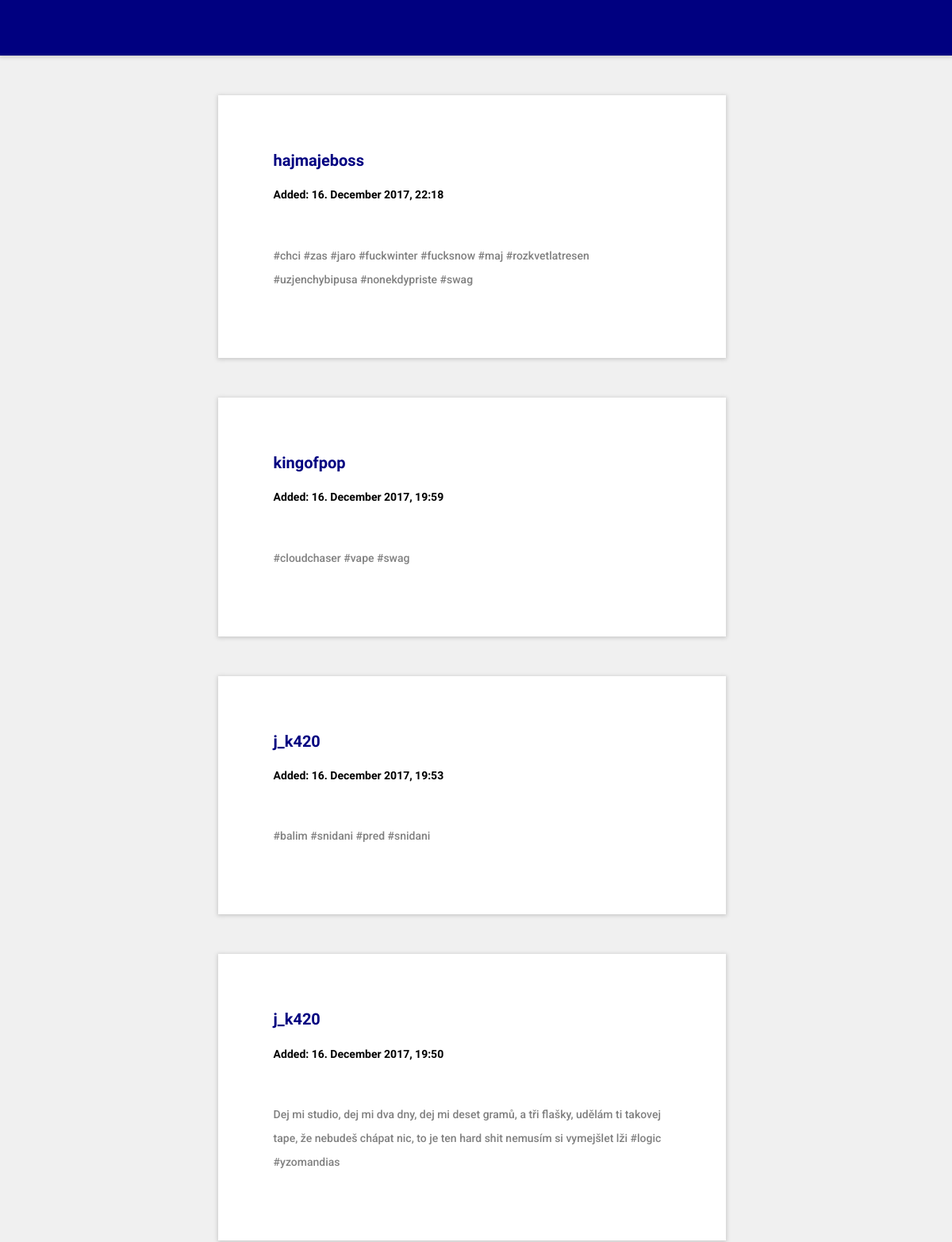
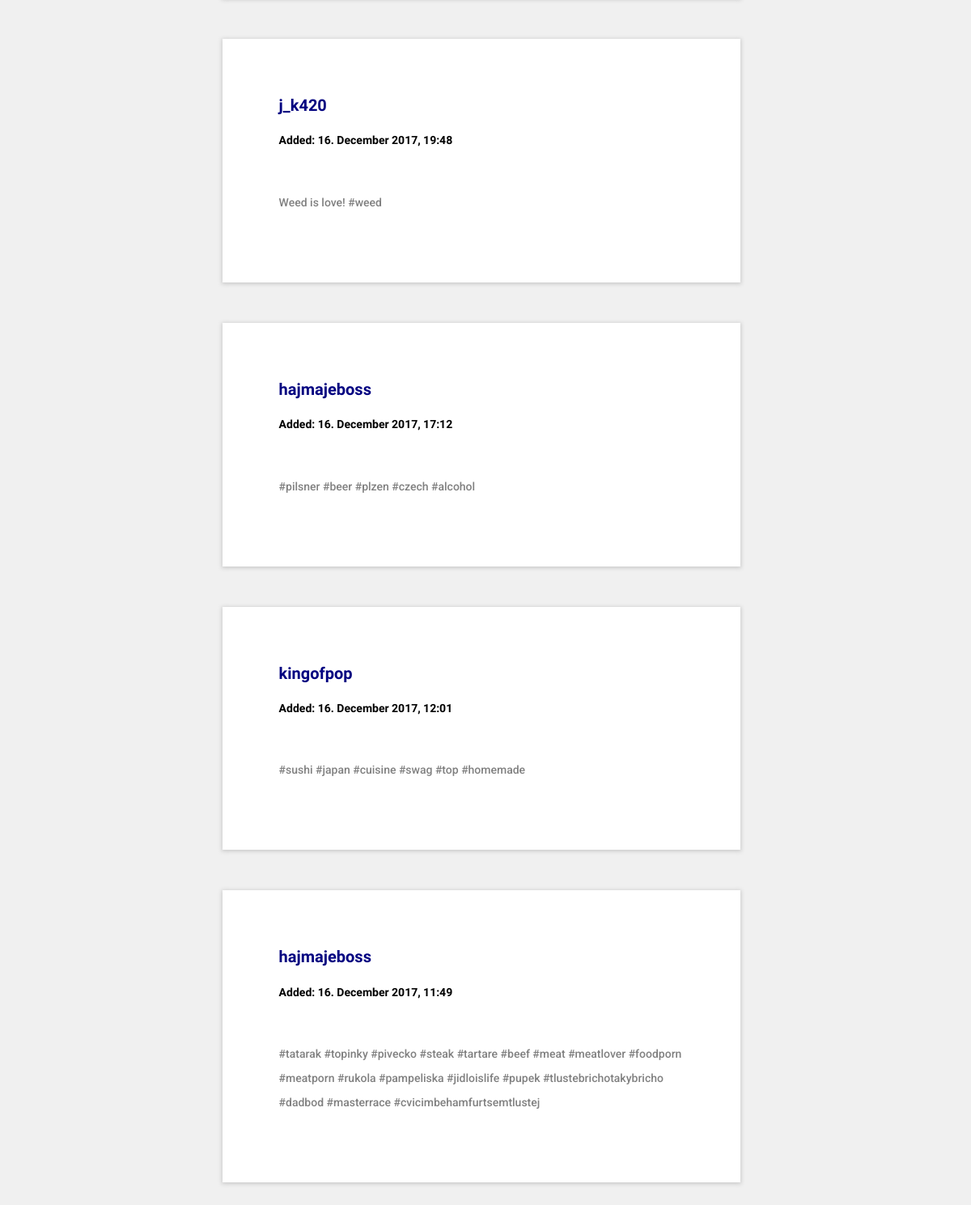
The page / on the database its author committed (2 pictures, top to bottom).
### pynstagram/models.py (models this page shows, shortened)
class Photograph (models.Model):
    owner = models.ForeignKey(User)
    created = models.DateTimeField(default=datetime.now)
    image = models.ImageField(upload_to='images/', default='')
    description = models.TextField(null=True)
    class Meta:
        ordering = ['-created']

class User(models.Model):
    name = models.CharField(max_length=30)
    realname = models.CharField(max_length=30, null=True)
    email = models.EmailField(null=True)
    description = models.TextField(default='')
    class Meta:
        ordering = ['name']

### pynstagram/views.py (the view)
# urls.py: url(r'^$', pynstagram.views.homepage, name='index'),
def homepage(request):
    photos = Photograph.objects.all()
    photos_ordered = photos.order_by('-created')
    return render(request, "index.html", {'photos': photos_ordered})

### templates/index.html (shortened to what this page needs)
{% load static %}
<!DOCTYPE html>
<html lang="en">
<head>
    <link rel="stylesheet" href="{% static 'pynstagram/style.css' %}" type="text/css">
</head>
<body>
    <div id="header"></div>
    <div id="content-wrapper">
    {% for photo in photos %}
        <div class="wrapper-cell">
            <div class="wrapper" style="display:block; width: 500px;">
                <div class="picture-wrapper">
                    <a href="{%  url 'user' photo.owner.id %}"><h3>{{ photo.owner.name }}</h3></a>
                    <h5>Added: {{ photo.created|date:"d. E Y, H:i"  }}</h5>
                    <a href="{%  url 'photo_index' photo.id %}"><p>{{ photo.description }}</p></a>
                </div>
            </div>
        </div>
    {% endfor %}
    </div>
</body>
</html>

### static/pynstagram/style.css (style rules this page uses)
body { font-family: 'Fauna One', sans-serif; font-weight: bold; font-size: 14px; background-color: #F0F0F0; display: table; margin: 0; }
h1,h2,h3,h4,h5 { font-family: 'Fauna One' }
h3 { color: #000080; font-size: 20px; margin:0; }
h5 { font-size: 14px; }
a { color: black; text-decoration:none; }
p { line-height: 30px; font-family: 'Roboto'; color: grey; font-weight: 500; }
#header { height: 70px; line-height: 70px; background-color: #000080; text-align:center; position: fixed; width: 100vw; box-shadow: 0px 1px 5px 1px #CACACA; }
#content-wrapper { margin-top: 120px; margin-bottom: 50px; }
.wrapper-cell:first-child { margin-top: 120px; }
.wrapper-cell { display:block; vertical-align: middle; background-color: #F0F0F0; width: 99.1vw; height: 100%; margin-top: 50px; }
.wrapper { overflow:auto; width: 970px; margin: 0 auto; padding: 70px; background-color:white; clear:both; box-shadow: 0px 1px 5px 1px #CACACA; transition: all 0.3s; }
.picture-wrapper { width: 500px; margin: 0px auto; }

### rows shown on the page
Photograph: owner.name "hajmajeboss", created "16. December 2017, 22:18", description "#chci #zas #jaro #fuckwinter #fucksnow #maj #rozkvetlatresen #uzjenchybipusa #nonekdypriste #swag"
Photograph: owner.name "kingofpop", created "16. December 2017, 19:59", description "#cloudchaser #vape #swag"
Photograph: owner.name "j_k420", created "16. December 2017, 19:53", description "#balim #snidani #pred #snidani"
Photograph: owner.name "j_k420", created "16. December 2017, 19:50", description "Dej mi studio, dej mi dva dny, dej mi deset gramů, a tři flašky, udělám ti takovej tape, že nebudeš chápat nic, to je ten hard shit nemusím si vymejšlet lži #logic #yzomandias"
Photograph: owner.name "j_k420", created "16. December 2017, 19:48", description "Weed is love! #weed"
Photograph: owner.name "hajmajeboss", created "16. December 2017, 17:12", description "#pilsner #beer #plzen #czech #alcohol"
Photograph: owner.name "kingofpop", created "16. December 2017, 12:01", description "#sushi #japan #cuisine #swag #top #homemade"
Photograph: owner.name "hajmajeboss", created "16. December 2017, 11:49", description "#tatarak #topinky #pivecko #steak #tartare #beef #meat #meatlover #foodporn #meatporn #rukola #pampeliska #jidloislife #pupek #tlustebrichotakybricho #dadbod #masterrace #cvicimbehamfurtsemtlustej"
